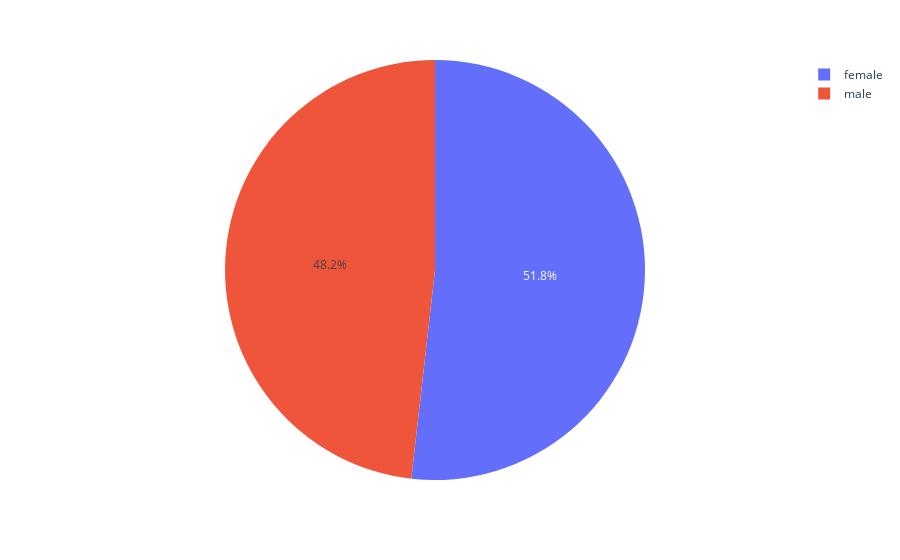

The cell this chart's notebook holds for it:
### Code cell
#sns.countplot(df['gender'])
ex.pie(df,names='gender')

### Figure 1 — Plotly figure (JSON) as saved in the notebook; plotly's stock layout.template omitted (floating-point values rounded to 4 significant figures; data arrays with more than 128 entries replaced by an {"elided": "..."} marker saying what was removed)
{"data": [{"domain": {"x": [0, 1], "y": [0, 1]}, "hovertemplate": "gender=%{label}<extra></extra>", "labels": {"elided": "1000 str values"}, "legendgroup": "", "name": "", "showlegend": true, "type": "pie"}], "layout": {"legend": {"tracegroupgap": 0}, "margin": {"t": 60}}}
